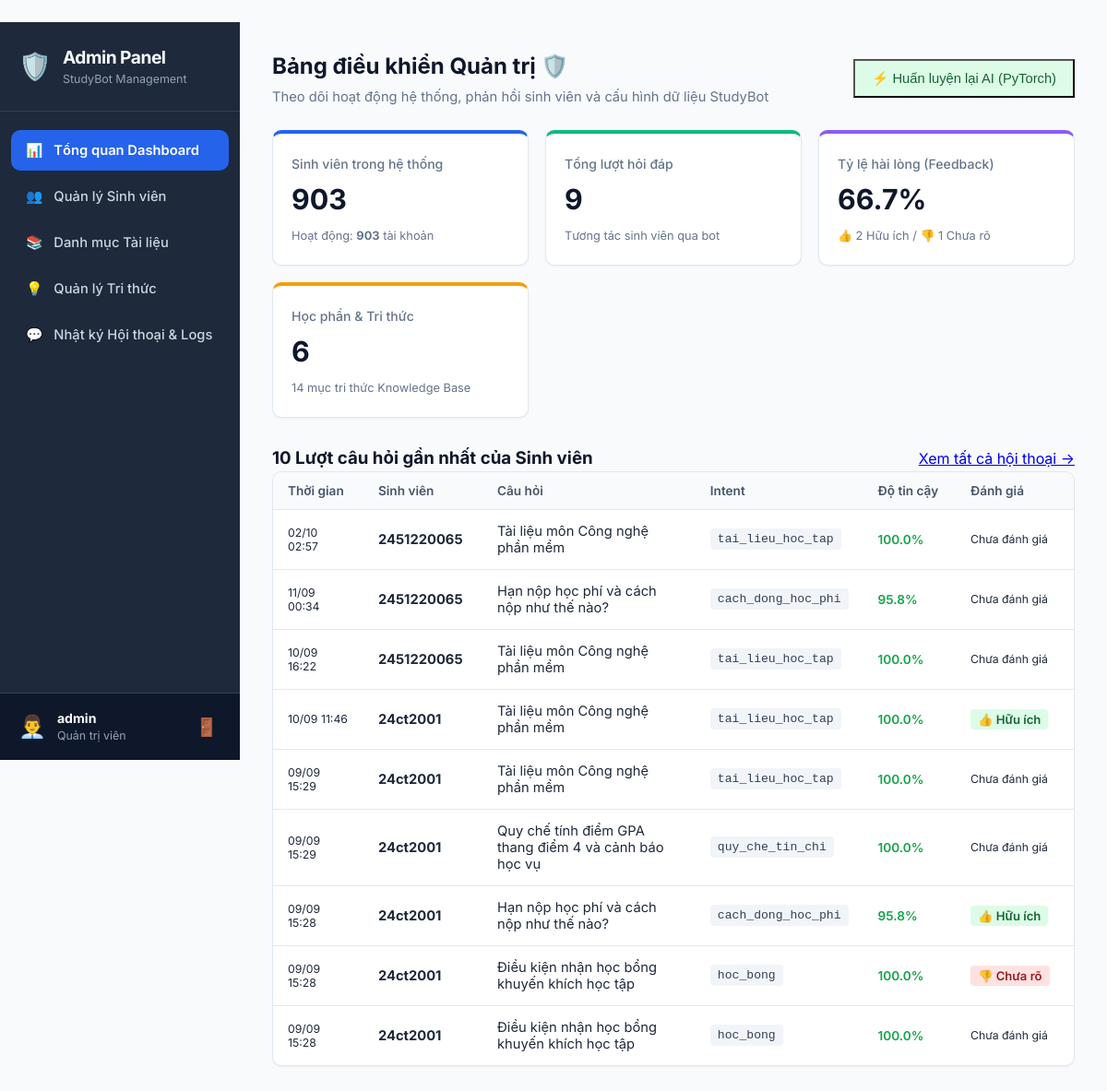
The page /admin (signed in) on the database its author committed.
### tables this page shows
CREATE TABLE chat_messages (
	id INTEGER NOT NULL, 
	user_id INTEGER NOT NULL, 
	message TEXT NOT NULL, 
	response TEXT NOT NULL, 
	intent VARCHAR(80), 
	confidence FLOAT, 
	created_at DATETIME, 
	PRIMARY KEY (id), 
	FOREIGN KEY(user_id) REFERENCES users (id)
);

### app/routes.py (the view)
@main_bp.route('/admin')
@login_required
@admin_required
def admin_dashboard():
    total_students = User.query.filter_by(role='student').count()
    active_students = User.query.filter_by(role='student', status='active').count()
    total_chats = ChatMessage.query.count()
    total_materials = Material.query.count()
    total_knowledge = KnowledgeItem.query.count()
    helpful_feedbacks = Feedback.query.filter_by(rating='helpful').count()
    unhelpful_feedbacks = Feedback.query.filter_by(rating='unhelpful').count()
    total_feedbacks = helpful_feedbacks + unhelpful_feedbacks
    satisfaction_rate = round((helpful_feedbacks / total_feedbacks * 100), 1) if total_feedbacks > 0 else 100.0
    recent_chats = ChatMessage.query.order_by(ChatMessage.created_at.desc()).limit(10).all()
    return render_template(
        'admin/dashboard.html',
        user=current_user,
        total_students=total_students,
        active_students=active_students,
        total_chats=total_chats,
        total_materials=total_materials,
        total_knowledge=total_knowledge,
        helpful_feedbacks=helpful_feedbacks,
        unhelpful_feedbacks=unhelpful_feedbacks,
        satisfaction_rate=satisfaction_rate,
        recent_chats=recent_chats
    )

### app/__init__.py (called while the page is built)
def create_app():
    app = Flask(__name__)
    app.config['SECRET_KEY'] = os.environ.get('SECRET_KEY', 'studybot-secret-key-production-2025')
    app.config['SQLALCHEMY_DATABASE_URI'] = os.environ.get('DATABASE_URL', 'sqlite:///studybot.db')
    app.config['SQLALCHEMY_TRACK_MODIFICATIONS'] = False
    db.init_app(app)
    login_manager.init_app(app)
    login_manager.login_view = 'auth.login'
    login_manager.login_message = 'Vui lòng đăng nhập để tiếp tục.'
    login_manager.login_message_category = 'warning'
    @login_manager.user_loader
    def load_user(user_id):
        return User.query.get(int(user_id))
    from .routes import main_bp
    from .auth import auth_bp
    app.register_blueprint(main_bp)
    app.register_blueprint(auth_bp)
    with app.app_context():
        db.create_all()
        seed_initial_data()
    return app

### app/models.py (called while the page is built)
    def is_admin(self):
        return self.role == 'admin'

### app/routes.py (called while the page is built)
def admin_required(f):
    @wraps(f)
    def decorated_function(*args, **kwargs):
        if not current_user.is_authenticated or not current_user.is_admin():
            abort(403)
        return f(*args, **kwargs)
    return decorated_function

### app/templates/admin/dashboard.html (shortened to what this page needs)
﻿{% extends "base.html" %}
{% block content %}
<div class="app-layout admin-layout">
    <aside class="app-sidebar admin-sidebar">
        <div class="sidebar-brand">
            <div class="brand-icon">🛡️</div>
            <div class="brand-text">
                <h3>Admin Panel</h3>
                <small>StudyBot Management</small>
            </div>
        </div>
        <nav class="sidebar-menu">
            <a href="{{ url_for('main.admin_dashboard') }}" class="menu-item active">
                <span class="icon">📊</span> Tổng quan Dashboard
            </a>
            <a href="{{ url_for('main.admin_students') }}" class="menu-item">
                <span class="icon">👥</span> Quản lý Sinh viên
            </a>
            <a href="{{ url_for('main.admin_materials') }}" class="menu-item">
                <span class="icon">📚</span> Danh mục Tài liệu
            </a>
            <a href="{{ url_for('main.admin_knowledge') }}" class="menu-item">
                <span class="icon">💡</span> Quản lý Tri thức
            </a>
            <a href="{{ url_for('main.admin_conversations') }}" class="menu-item">
                <span class="icon">💬</span> Nhật ký Hội thoại & Logs
            </a>
        </nav>
        <div class="sidebar-user">
            <div class="user-avatar">👨‍💼</div>
            <div class="user-info">
                <strong>{{ user.username }}</strong>
                <small>Quản trị viên</small>
            </div>
            <a href="{{ url_for('auth.logout') }}" class="btn-logout" title="Đăng xuất">🚪</a>
        </div>
    </aside>
    <main class="app-main">
        <header class="main-header flex-between">
            <div>
                <h2>Bảng điều khiển Quản trị 🛡️</h2>
                <p>Theo dõi hoạt động hệ thống, phản hồi sinh viên và cấu hình dữ liệu StudyBot</p>
            </div>
            <form action="{{ url_for('main.admin_retrain') }}" method="POST" onsubmit="return confirm('Bạn có chắc muốn huấn luyện lại mô hình PyTorch ngay bây giờ?');">
                <button type="submit" class="btn-success btn-retrain">
                    ⚡ Huấn luyện lại AI (PyTorch)
                </button>
            </form>
        </header>
        <div class="stats-grid">
            <div class="stat-box blue">
                <div class="stat-title">Sinh viên trong hệ thống</div>
                <div class="stat-number">{{ total_students }}</div>
                <div class="stat-sub">Hoạt động: <strong>{{ active_students }}</strong> tài khoản</div>
            </div>
            <div class="stat-box green">
                <div class="stat-title">Tổng lượt hỏi đáp</div>
                <div class="stat-number">{{ total_chats }}</div>
                <div class="stat-sub">Tương tác sinh viên qua bot</div>
            </div>
            <div class="stat-box purple">
                <div class="stat-title">Tỷ lệ hài lòng (Feedback)</div>
                <div class="stat-number">{{ satisfaction_rate }}%</div>
                <div class="stat-sub">👍 {{ helpful_feedbacks }} Hữu ích / 👎 {{ unhelpful_feedbacks }} Chưa rõ</div>
            </div>
            <div class="stat-box orange">
                <div class="stat-title">Học phần & Tri thức</div>
                <div class="stat-number">{{ total_materials }}</div>
                <div class="stat-sub">{{ total_knowledge }} mục tri thức Knowledge Base</div>
            </div>
        </div>
        <div class="admin-section">
            <div class="section-header flex-between">
                <h3>10 Lượt câu hỏi gần nhất của Sinh viên</h3>
                <a href="{{ url_for('main.admin_conversations') }}" class="btn-link">Xem tất cả hội thoại &rarr;</a>
            </div>
            {% if recent_chats %}
            <div class="table-responsive">
                <table class="data-table">
                    <thead>
                        <tr>
                            <th style="width: 12%;">Thời gian</th>
                            <th style="width: 15%;">Sinh viên</th>
                            <th style="width: 30%;">Câu hỏi</th>
                            <th style="width: 15%;">Intent</th>
                            <th style="width: 12%;">Độ tin cậy</th>
                            <th style="width: 16%;">Đánh giá</th>
                        </tr>
                    </thead>
                    <tbody>
                        {% for c in recent_chats %}
                        <tr>
                            <td><small class="text-muted">{{ c.created_at.strftime('%d/%m %H:%M') if c.created_at else '-' }}</small></td>
                            <td><strong>{{ c.user.username if c.user else 'N/A' }}</strong></td>
                            <td>{{ c.message }}</td>
                            <td><span class="badge-intent">{{ c.intent or 'N/A' }}</span></td>
                            <td>
                                {% if c.confidence %}
                                <span class="badge-confidence {% if c.confidence >= 0.75 %}high{% elif c.confidence >= 0.50 %}med{% else %}low{% endif %}">
                                    {{ (c.confidence * 100)|round(1) }}%
                                </span>
                                {% else %}-{% endif %}
                            </td>
                            <td>
                                {% if c.feedback %}
                                <span class="fb-tag fb-{{ c.feedback.rating }}">
                                    {{ '👍 Hữu ích' if c.feedback.rating == 'helpful' else '👎 Chưa rõ' }}
                                </span>
                                {% else %}
                                <span class="text-muted"><small>Chưa đánh giá</small></span>
                                {% endif %}
                            </td>
                        </tr>
                        {% endfor %}
                    </tbody>
                </table>
            </div>
            {% else %}
            <div class="empty-state">
                <p>Chưa có cuộc hội thoại nào trong hệ thống.</p>
            </div>
            {% endif %}
        </div>
    </main>
</div>
{% endblock %}

### app/static/css/style.css (style rules this page uses)
* { box-sizing: border-box; margin: 0; padding: 0; }
body { font-family: 'Inter', -apple-system, BlinkMacSystemFont, 'Segoe UI', Roboto, sans-serif; background-color: var(--bg-main); color: var(--text-main); line-height: 1.5; -webkit-font-smoothing: antialiased; }
.app-layout { display: flex; min-height: 100vh; }
.app-sidebar { width: 260px; background: #1e293b; color: #f8fafc; display: flex; flex-direction: column; flex-shrink: 0; position: sticky; top: 0; height: 100vh; }
.sidebar-brand { display: flex; align-items: center; gap: 12px; padding: 24px 20px; border-bottom: 1px solid #334155; }
.brand-icon { font-size: 1.8rem; }
.brand-text h3 { font-size: 1.2rem; font-weight: 700; letter-spacing: -0.5px; }
.brand-text small { color: #94a3b8; font-size: 0.78rem; }
.sidebar-menu { flex: 1; padding: 20px 12px; display: flex; flex-direction: column; gap: 6px; }
.menu-item { display: flex; align-items: center; gap: 12px; padding: 11px 16px; color: #cbd5e1; text-decoration: none; border-radius: var(--radius-md); font-size: 0.92rem; font-weight: 500; transition: all 0.2s; }
.menu-item.active { background: var(--primary); color: #ffffff; font-weight: 600; }
.sidebar-user { padding: 16px 20px; border-top: 1px solid #334155; display: flex; align-items: center; gap: 12px; background: #0f172a; }
.user-avatar { font-size: 1.5rem; }
.user-info { flex: 1; overflow: hidden; }
.user-info strong { display: block; font-size: 0.88rem; white-space: nowrap; overflow: hidden; text-overflow: ellipsis; }
.user-info small { color: #94a3b8; font-size: 0.78rem; }
.btn-logout { color: #94a3b8; text-decoration: none; font-size: 1.2rem; padding: 4px; border-radius: 4px; transition: color 0.2s; }
.app-main { flex: 1; padding: 30px 35px; overflow-y: auto; max-width: 1200px; }
.main-header { margin-bottom: 25px; }
.main-header h2 { font-size: 1.5rem; font-weight: 700; color: #0f172a; }
.main-header p { color: var(--text-muted); font-size: 0.92rem; margin-top: 4px; }
.flex-between { display: flex; justify-content: space-between; align-items: center; }
.stats-grid { display: grid; grid-template-columns: repeat(auto-fit, minmax(220px, 1fr)); gap: 18px; margin-bottom: 30px; }
.stat-box { background: #ffffff; padding: 22px 20px; border-radius: var(--radius-md); border: 1px solid var(--border-color); box-shadow: var(--shadow-sm); }
.stat-box.blue { border-top: 4px solid var(--primary); }
.stat-box.green { border-top: 4px solid var(--success); }
.stat-box.purple { border-top: 4px solid #8b5cf6; }
.stat-box.orange { border-top: 4px solid var(--warning); }
.stat-title { font-size: 0.88rem; color: var(--text-muted); font-weight: 500; }
.stat-number { font-size: 1.9rem; font-weight: 700; color: #0f172a; margin: 6px 0; }
.stat-sub { font-size: 0.8rem; color: var(--text-muted); }
.table-responsive { background: #ffffff; border: 1px solid var(--border-color); border-radius: var(--radius-md); overflow: hidden; box-shadow: var(--shadow-sm); }
.data-table { width: 100%; border-collapse: collapse; text-align: left; font-size: 0.92rem; }
.data-table th { background: #f8fafc; padding: 12px 16px; border-bottom: 1px solid var(--border-color); color: #475569; font-weight: 600; font-size: 0.85rem; }
.data-table td { padding: 14px 16px; border-bottom: 1px solid var(--border-color); color: #1e293b; }
.data-table tr:last-child td { border-bottom: none; }
.badge-intent { background: #f1f5f9; color: #334155; padding: 4px 8px; border-radius: 4px; font-family: monospace; font-size: 0.82rem; }
.badge-confidence { font-weight: 600; font-size: 0.85rem; }
.badge-confidence.high { color: #16a34a; }
.fb-tag { padding: 3px 8px; border-radius: 4px; font-size: 0.82rem; font-weight: 600; }
.fb-tag.fb-helpful { background: #dcfce7; color: #166534; }
.fb-tag.fb-unhelpful { background: #fee2e2; color: #991b1b; }
.btn-success { background: #dcfce7; color: #166534; }
.btn-retrain { padding: 10px 18px; font-size: 0.92rem; }

### rows shown on the page
chat_messages: created_at "02/10 02:57", user "2451220065", message "Tài liệu môn Công nghệ phần mềm", intent "tai_lieu_hoc_tap", confidence "100.0", shows "Chưa đánh giá"
chat_messages: created_at "11/09 00:34", user "2451220065", message "Hạn nộp học phí và cách nộp như thế nào?", intent "cach_dong_hoc_phi", confidence "95.8", shows "Chưa đánh giá"
chat_messages: created_at "10/09 16:22", user "2451220065", message "Tài liệu môn Công nghệ phần mềm", intent "tai_lieu_hoc_tap", confidence "100.0", shows "Chưa đánh giá"
chat_messages: created_at "10/09 11:46", user "24ct2001", message "Tài liệu môn Công nghệ phần mềm", intent "tai_lieu_hoc_tap", confidence "100.0", feedback "👍 Hữu ích"
chat_messages: created_at "09/09 15:29", user "24ct2001", message "Tài liệu môn Công nghệ phần mềm", intent "tai_lieu_hoc_tap", confidence "100.0", shows "Chưa đánh giá"
chat_messages: created_at "09/09 15:29", user "24ct2001", message "Quy chế tính điểm GPA thang điểm 4 và cảnh báo học vụ", intent "quy_che_tin_chi", confidence "100.0", shows "Chưa đánh giá"
chat_messages: created_at "09/09 15:28", user "24ct2001", message "Hạn nộp học phí và cách nộp như thế nào?", intent "cach_dong_hoc_phi", confidence "95.8", feedback "👍 Hữu ích"
chat_messages: created_at "09/09 15:28", user "24ct2001", message "Điều kiện nhận học bổng khuyến khích học tập", intent "hoc_bong", confidence "100.0", feedback "👎 Chưa rõ"
chat_messages: created_at "09/09 15:28", user "24ct2001", message "Điều kiện nhận học bổng khuyến khích học tập", intent "hoc_bong", confidence "100.0", shows "Chưa đánh giá"

### other values the page prints
{{ user.username }} "admin"
{{ total_students }} "903"
{{ active_students }} "903"
{{ total_chats }} "9"
{{ satisfaction_rate }} "66.7"
{{ helpful_feedbacks }} "2"
{{ unhelpful_feedbacks }} "1"
{{ total_materials }} "6"
{{ total_knowledge }} "14"
